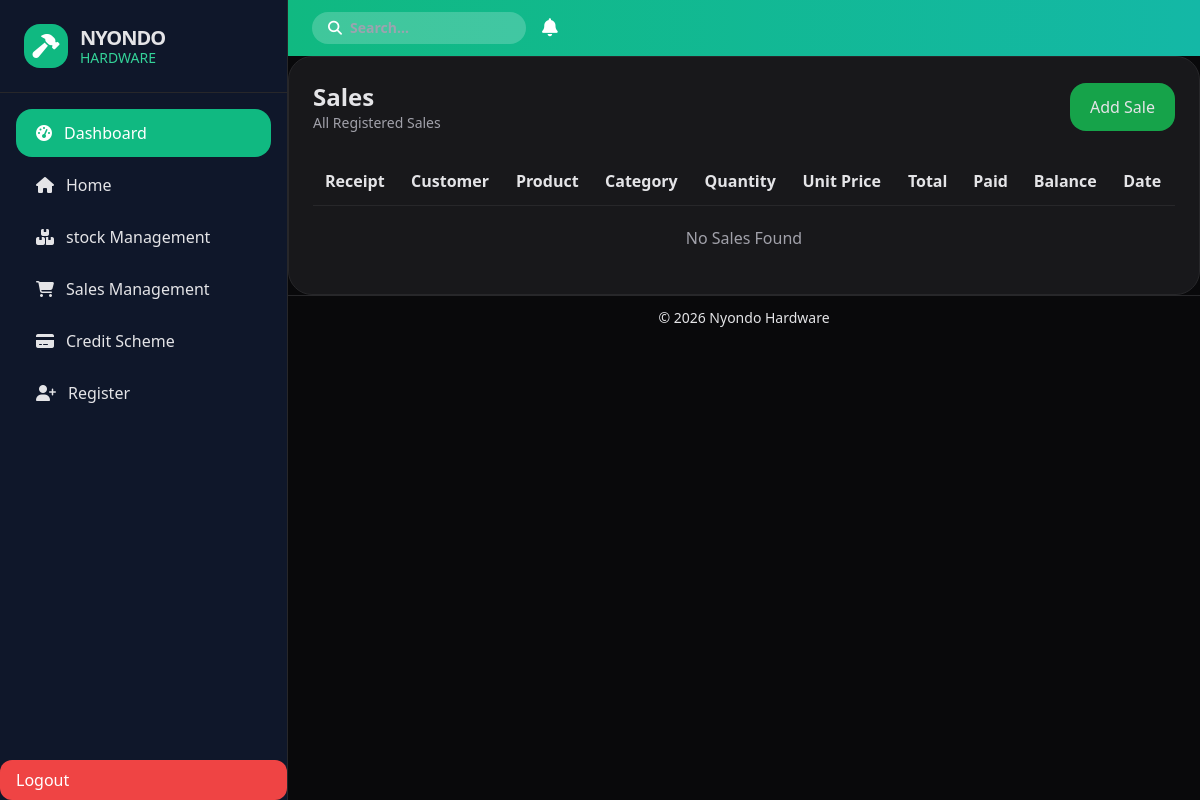
Before: /viewsales/ (signed in) with the older database file.
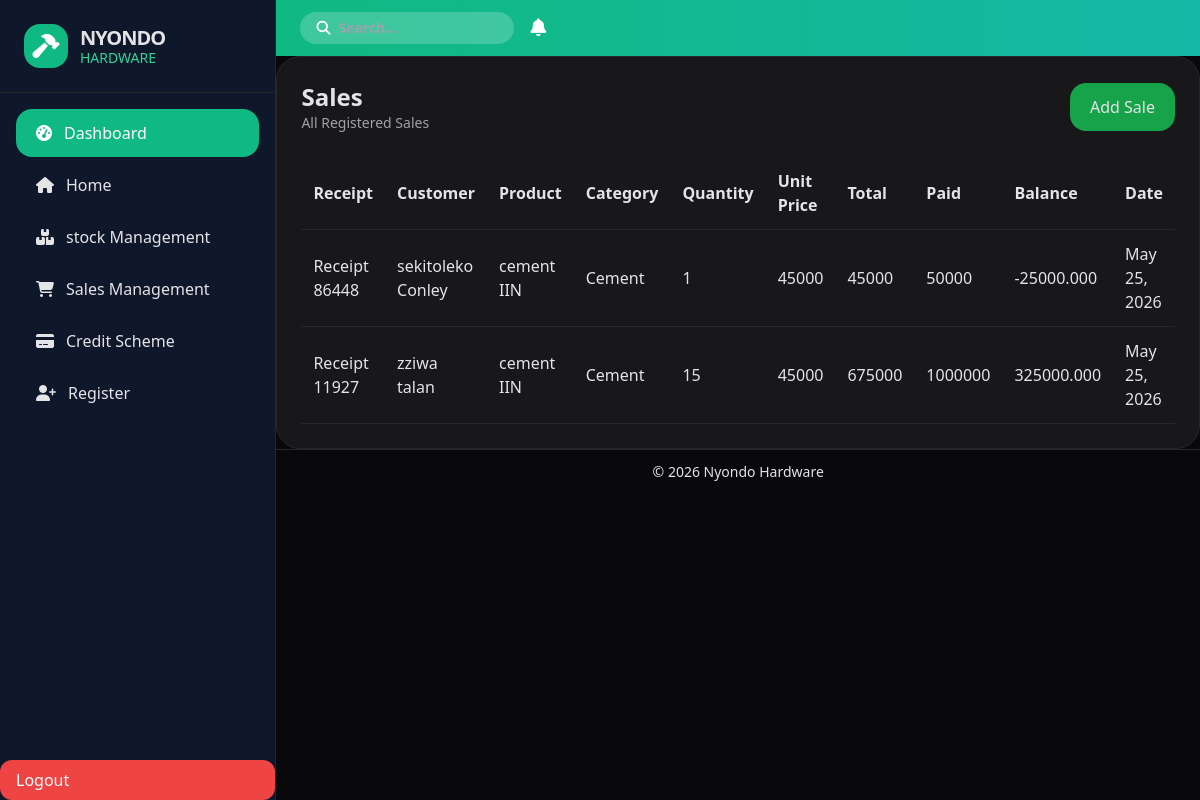
After: the same page with the newer database file.
### nyondo_app/models.py (models this page shows, shortened)
class Sales (models.Model):
  customer = models.CharField(max_length=50,null=True)
  product_name = models.ForeignKey(Products,on_delete=models.CASCADE)
  categories = models.ForeignKey(Categories ,on_delete=models.CASCADE)
  quantity = models.IntegerField()
  unit_price = models.IntegerField()
  total_amount = models.CharField(max_length=50)
  date = models.DateField(auto_now_add=True)
  amount_paid = models.IntegerField()
  balance = models.DecimalField(max_digits=10 , decimal_places=3)
  receipt =models.CharField(max_length= 100)
  receipt_number = models.IntegerField(unique=True)
  transport_needed = models.BooleanField(default=False)
  distance = models.IntegerField(default=0)
  transport_fee = models.IntegerField(default=0)

class Products (models.Model):
  product_name = models.CharField(max_length=50 ,default=0 )
  size = models.CharField(max_length= 20)
  unit_cost = models.IntegerField()
  unit_price = models.IntegerField()
  quantity = models.IntegerField()
  categories = models.ForeignKey(Categories, on_delete= models.CASCADE, )
  def __str__(self):
    return self.product_name

class Categories (models.Model):
  name = models.CharField(max_length=50)
  description = models.CharField(null=True , max_length=50)
  def __str__(self):
    return self.name

### nyondo_app/views.py (the view)
# urls.py: path('viewsales/',views.viewsales, name='viewsales'),
@login_required
def viewsales(request):
    if request.user.role not in ["sales_attendant"  ,"overall_manager"]:
        return redirect("login")
    sales = Sales.objects.all().order_by('-id')
    return render(request, 'viewsales.html', {
        'sales': sales
    })

### nyondo_app/templates/viewsales.html
{% extends 'base.html' %}
{% block content %}
<div class="bg-zinc-900 p-6 rounded-3xl border border-zinc-800">
    <div class="flex justify-between items-center mb-6">
        <div>
            <h1 class="text-2xl font-bold">
                Sales
            </h1>
            <p class="text-zinc-400 text-sm">
                All Registered Sales
            </p>
        </div>
        <a href="{% url 'addsale' %}"
           class="bg-green-600 px-5 py-3 rounded-2xl">
            Add Sale
        </a>
    </div>
    <div class="overflow-x-auto">
        <table class="w-full">
            <thead>
                <tr class="border-b border-zinc-800 text-left">
                    <th class="p-3">Receipt</th>
                    <th class="p-3">Customer</th>
                    <th class="p-3">Product</th>
                    <th class="p-3">Category</th>
                    <th class="p-3">Quantity</th>
                    <th class="p-3">Unit Price</th>
                    <th class="p-3">Total</th>
                    <th class="p-3">Paid</th>
                    <th class="p-3">Balance</th>
                    <th class="p-3">Date</th>
                </tr>
            </thead>
            <tbody>
                {% for sale in sales %}
                <tr class="border-b border-zinc-800 hover:bg-zinc-800/40">
                    <td class="p-3">
                        {{ sale.receipt }}
                    </td>
                    <td class="p-3">
                        {{ sale.customer }}
                    </td>
                    <td class="p-3">
                        {{ sale.product_name }}
                    </td>
                    <td class="p-3">
                        {{ sale.categories }}
                    </td>
                    <td class="p-3">
                        {{ sale.quantity }}
                    </td>
                    <td class="p-3">
                        {{ sale.unit_price }}
                    </td>
                    <td class="p-3">
                        {{ sale.total_amount }}
                    </td>
                    <td class="p-3">
                        {{ sale.amount_paid }}
                    </td>
                    <td class="p-3">
                        {{ sale.balance }}
                    </td>
                    <td class="p-3">
                        {{ sale.date }}
                    </td>
                </tr>
                {% empty %}
                <tr>
                    <td colspan="10" class="p-5 text-center text-zinc-400">
                        No Sales Found
                    </td>
                </tr>
                {% endfor %}
            </tbody>
        </table>
    </div>
</div>
{% endblock %}

Changed rows visible on the page:
added Sales: receipt "Receipt 86448", customer "sekitoleko Conley", product_name "cement IIN", categories "Cement", quantity "1", unit_price "45000", total_amount "45000", amount_paid "50000", balance "-25000.000", date "May 25, 2026"
added Sales: receipt "Receipt 11927", customer "zziwa talan", product_name "cement IIN", categories "Cement", quantity "15", unit_price "45000", total_amount "675000", amount_paid "1000000", balance "325000.000", date "May 25, 2026"
Other visible differences:
text no longer shown: "No Sales Found"
